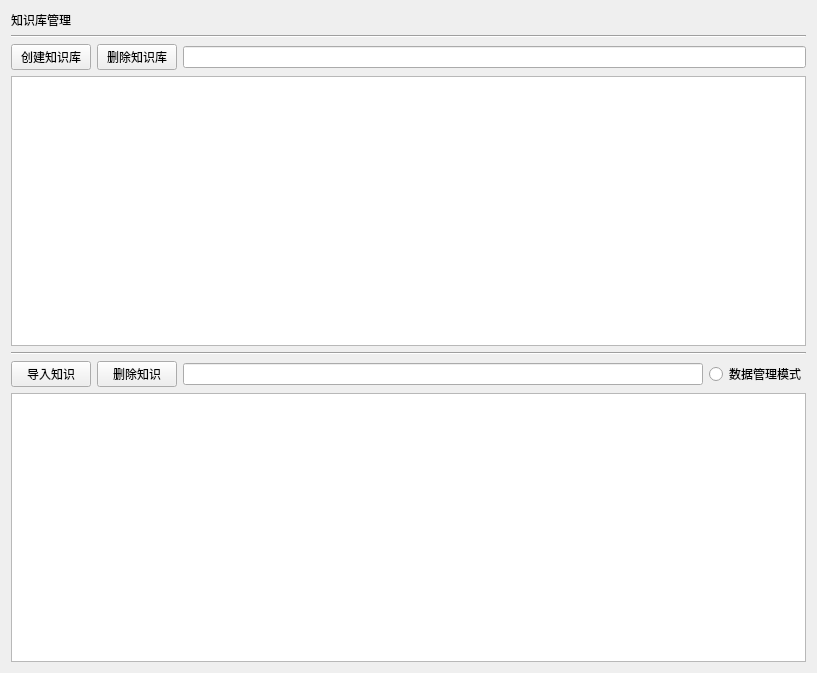
<?xml version="1.0" encoding="UTF-8"?>
<ui version="4.0">
 <class>ZSK_UI</class>
 <widget class="QWidget" name="ZSK_UI">
  <property name="geometry">
   <rect>
    <x>0</x>
    <y>0</y>
    <width>817</width>
    <height>673</height>
   </rect>
  </property>
  <property name="windowTitle">
   <string>本地知识库</string>
  </property>
  <layout class="QVBoxLayout" name="verticalLayout_3">
   <item>
    <layout class="QVBoxLayout" name="verticalLayout_2">
     <item>
      <layout class="QVBoxLayout" name="verticalLayout">
       <item>
        <widget class="QLabel" name="label">
         <property name="text">
          <string>知识库管理</string>
         </property>
        </widget>
       </item>
       <item>
        <widget class="Line" name="line_2">
         <property name="orientation">
          <enum>Qt::Orientation::Horizontal</enum>
         </property>
        </widget>
       </item>
       <item>
        <layout class="QHBoxLayout" name="horizontalLayout">
         <item>
          <widget class="QPushButton" name="pb_create_zsk">
           <property name="text">
            <string>创建知识库</string>
           </property>
          </widget>
         </item>
         <item>
          <widget class="QPushButton" name="pb_del_zsk">
           <property name="text">
            <string>删除知识库</string>
           </property>
          </widget>
         </item>
         <item>
          <widget class="QLineEdit" name="li_zsk"/>
         </item>
        </layout>
       </item>
      </layout>
     </item>
     <item>
      <widget class="QTableView" name="tb_zsk"/>
     </item>
     <item>
      <widget class="Line" name="line">
       <property name="orientation">
        <enum>Qt::Orientation::Horizontal</enum>
       </property>
      </widget>
     </item>
     <item>
      <layout class="QHBoxLayout" name="horizontalLayout_2">
       <item>
        <widget class="QPushButton" name="pb_input_kg">
         <property name="text">
          <string>导入知识</string>
         </property>
        </widget>
       </item>
       <item>
        <widget class="QPushButton" name="pb_del_kg">
         <property name="text">
          <string>删除知识</string>
         </property>
        </widget>
       </item>
       <item>
        <widget class="QLineEdit" name="li_zs_dtl"/>
       </item>
       <item>
        <widget class="QRadioButton" name="pb_monshi">
         <property name="text">
          <string>数据管理模式</string>
         </property>
        </widget>
       </item>
      </layout>
     </item>
     <item>
      <widget class="QTableView" name="tb_zs_dtl"/>
     </item>
    </layout>
   </item>
  </layout>
 </widget>
 <resources/>
 <connections/>
</ui>
